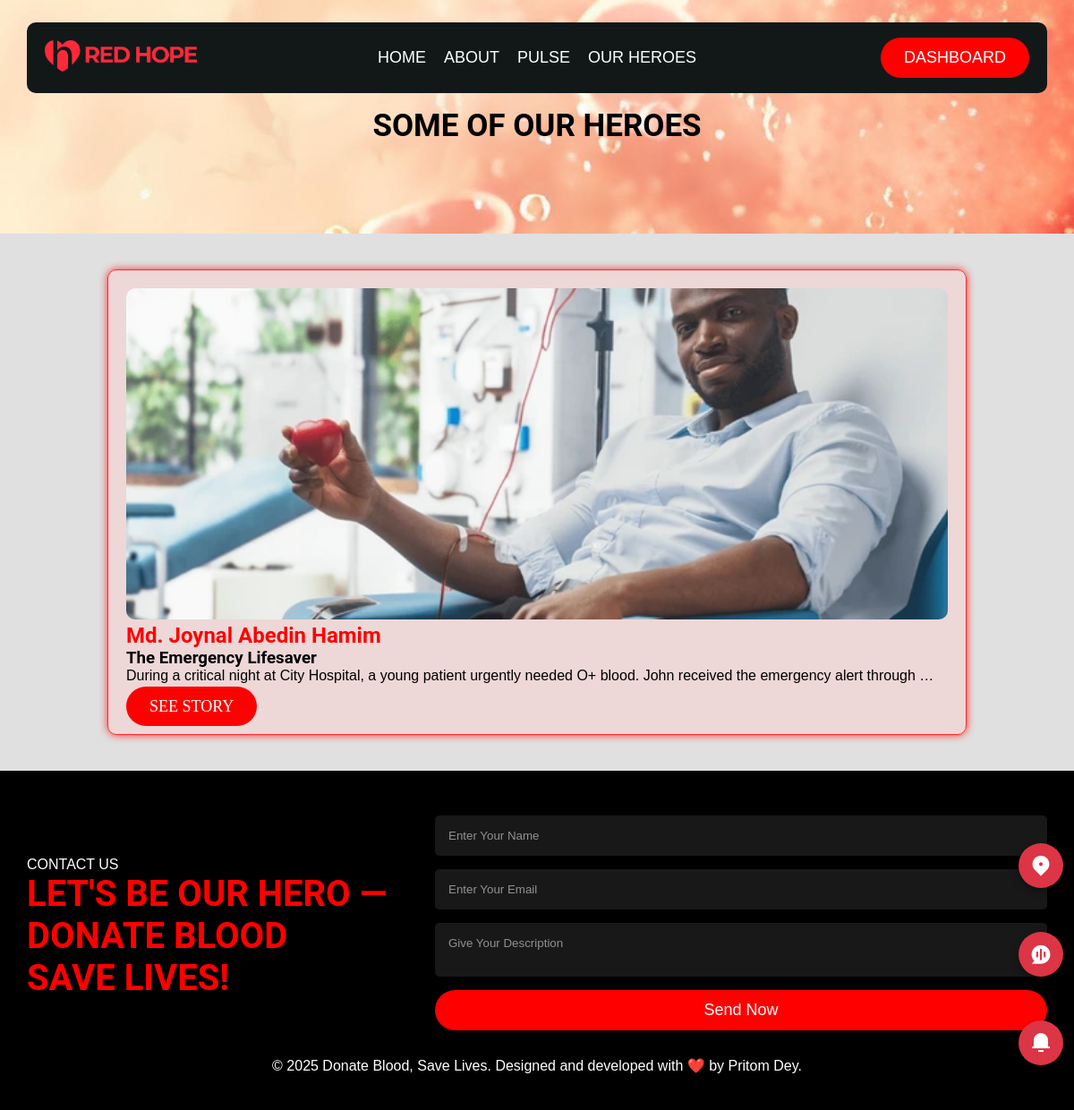
The app's page /heroes/ (signed in) with its own data.
### donor/models.py (models this page shows, shortened)
class Hero(models.Model):
    name = models.CharField(max_length=200)
    title = models.CharField(max_length=200)
    description = models.TextField()
    image = models.ImageField(upload_to="heroes/")

### donor/views.py (the view)
# urls.py: path("heroes/", views.heroes, name="heroes"),
@login_required(login_url="login")
def heroes(request):
    heroes = Hero.objects.all()
    return render(request, "donor/heroes.html", {"heroes": heroes})

### donor/templates/donor/heroes.html (shortened to what this page needs)
{% extends 'donor/base.html' %}
{% load static %}
{% block main %}
<div class="hero_banner">
    <h1>SOME OF OUR HEROES</h1>
</div>
<div class="hero_list">
    {% for hero in heroes %}
        <div class="hero_card">
            <img src="{{ hero.image.url }}" alt="{{ hero.name }}">
            <h2 style="color: red;">{{ hero.name }}</h2>
            <h3>{{ hero.title }}</h3>
            <p style="margin-bottom: 15px;">{{ hero.description|truncatewords:20 }}</p>
            <a class="btn " style="font-family: poppins; text-transform: uppercase;
           " href="{% url 'hero_detail' hero.pk %}">See Story</a>
        </div>
    {% empty %}
        <p style="color: red;
        text-align: center; text-transform: uppercase;">No heroes added yet.</p>
    {% endfor %}
</div>
{% endblock main %}

### donor/static/css/style.css (style rules this page uses)
* { margin: 0; padding: 0; box-sizing: border-box; }
html, body { width: 100%; height: 100%; background-color: #e0e0e0; }
h1, h2, h3 { font-family: 'Roboto', sans-serif; }
p { font-family: 'Poppins', sans-serif; }
a { text-decoration: none; }
.btn { background-color: red; color: #fff; padding: 12px 26px; border: none; border-radius: 30px; font-size: 18px; cursor: pointer; transition: all 0.3s ease; }
.hero_banner { width: 100%; display: flex; align-items: center; background: url("../img/login.jpg"); justify-content: center; padding: 100px 0; }
.hero_banner h1 { color: #000000; font-size: 35px; margin-top: 20px; }
.hero_list { padding: 40px 0; }
.hero_card { width: 80%; border-radius: 10px; padding: 20px; background-color: #ffcccc71; border: 1px solid #ff2b2b; box-shadow: 0 0px 10px rgba(255, 0, 0, 0.801); transition: all 0.3s ease; margin: 0 auto; max-width: 1100px; }
.hero_card img { width: 100%; object-fit: cover; border-radius: 10px; height: 370px; object-position: center; }

### records on screen
Hero: image (picture), name "Md. Joynal Abedin Hamim", title "The Emergency Lifesaver", description "During a critical night at City Hospital, a young patient urgently needed O+ blood. John received the emergency alert through …"
